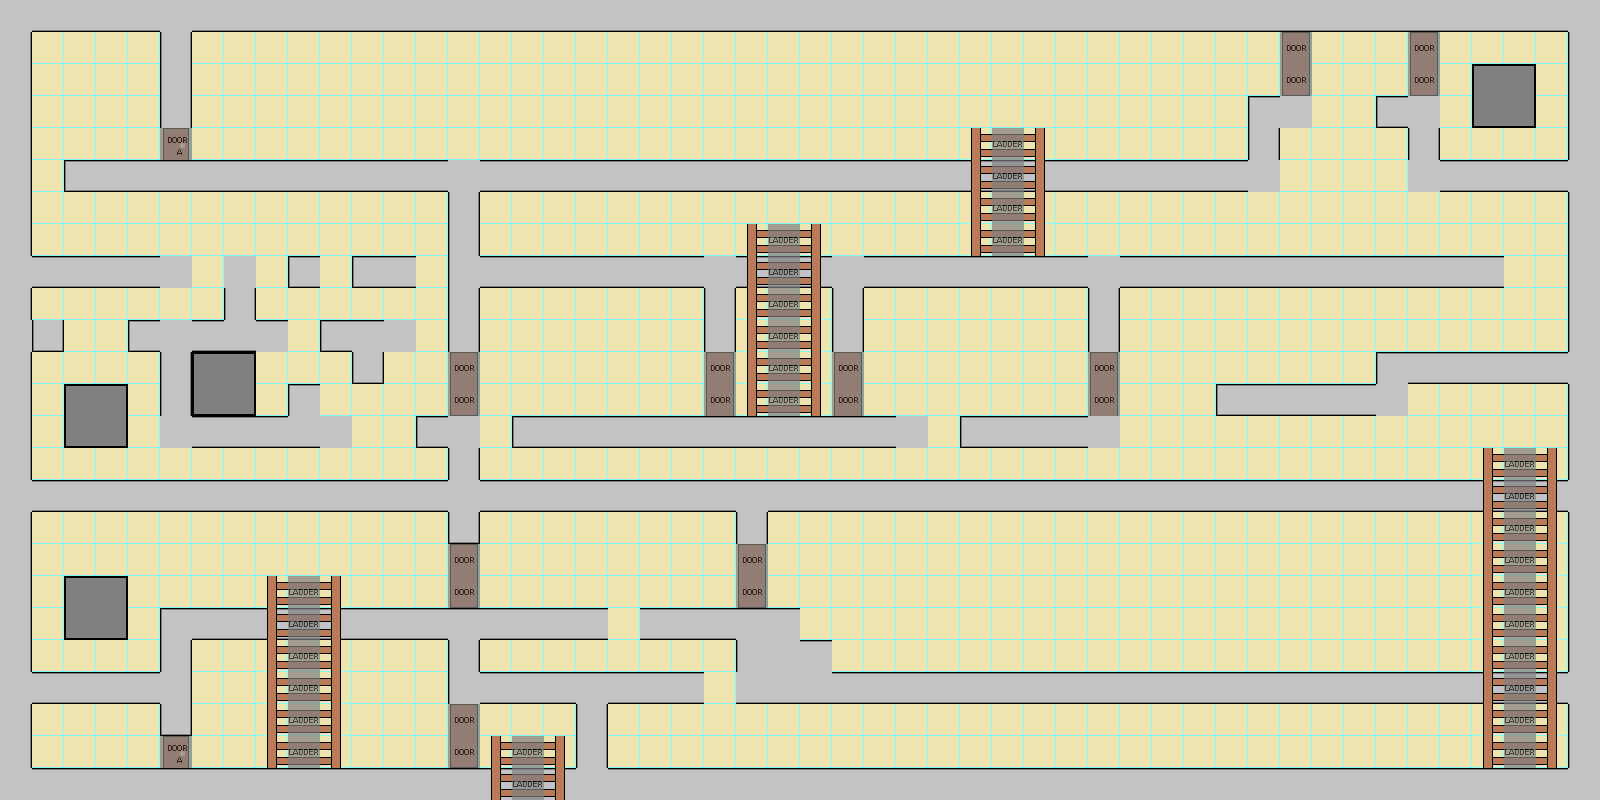

This is a level from a 2D game, rendered from its Tiled map with the project's own tilesets. A one-line summary and the map file follow, with tile-layer data summarised:
An orthogonal 50x25 tile map with 32x32 px tiles, 4 tile layers (Background, Floor, Foreground, Events).

<map version="1.0" orientation="orthogonal" width="50" height="25" tilewidth="32" tileheight="32">
 <tileset firstgid="1" source="tiles.tsx" />
 <layer name="Background" width="50" height="25">
  <data>[1250 cells, 1250 non-empty, 1 distinct tile ids]</data>
 </layer>
 <layer name="Floor" width="50" height="25">
  <data>[1250 cells, 480 non-empty, 12 distinct tile ids]</data>
 </layer>
 <layer name="Foreground" width="50" height="25">
  <data>[1250 cells, 145 non-empty, 12 distinct tile ids]</data>
 </layer>
 <layer name="Events" width="50" height="25" opacity="0.7">
  <data>[1250 cells, 70 non-empty, 5 distinct tile ids]</data>
 </layer>
</map>
